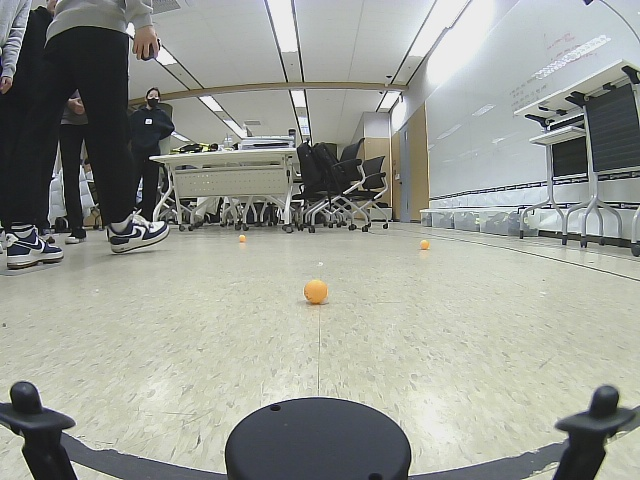
#> input picture ppb_estimation/images/frame0022.jpg, 640 x 480 px
$ python test.py
#> lines starting #> are read from the running program, lines starting #| are printed output that depends on the picture; after the words box and inside, x2 and y2 are one past the last pixel; in counts of white or black regions, pixels touching at a corner belong together; long printed decimals are rounded
#> further down, img is the input picture: shape (480, 640, 3); mean B, G, R 147.2, 154.5, 151.6
import os, json
import cv2
import math
import numpy as np
import matplotlib.pyplot as plt

visualize = True

def estimation_distance():
    ######## step 2. intrinsic, distort coefficients information
    calibration_jsonfile_path = os.path.join("./calibration.json")
    with open(calibration_jsonfile_path, 'r') as calibration_file:
#> (reads ppb_estimation/calibration.json from the repository)
        calibration_info = json.load(calibration_file)
        intrinsic = calibration_info['intrinsic']
        fx, fy, cx, cy = intrinsic['fx'], intrinsic['fy'], intrinsic['cx'], intrinsic['cy']
        camera_matrix = np.array([
                                [fx,      0.00000,      cx],
                                [0.00000,      fy,      cy],
                                [0.00000, 0.00000, 1.00000],
                                ], dtype=np.float64)
        dist_coeff = np.array([-0.274053, 0.049790, -0.001539, -0.003057, 0.00000], dtype=np.float64)
    print(f"camera_matrix = {camera_matrix}")
    print(f"dist_coeff = {dist_coeff}")

    img_file_path = "./images/frame0022.jpg"
    img = cv2.imread(img_file_path)

    ######## step 3. undistort
    mapx, mapy = cv2.initUndistortRectifyMap(camera_matrix, dist_coeff, None, None, (img.shape[1], img.shape[0]), 5)
    undistort_img = cv2.remap(img, mapx, mapy, cv2.INTER_LINEAR)
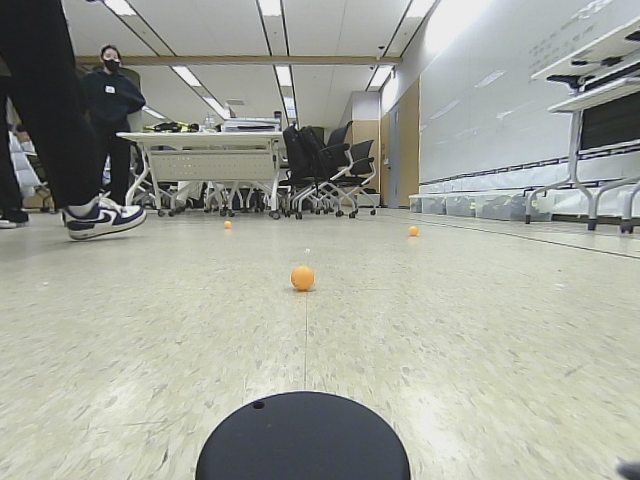
#> undistort_img: shape (480, 640, 3); mean B, G, R 154.2, 163.6, 160.8

    img_points = np.array([
                        [145.5, 475.0],
                        [476.905, 472.035],
                        [228.71, 350.49],
                        [400.662, 350.936],
                        [223.40, 359.43],
                        ], dtype=np.float32)


    obj_points = np.array([
                        [-3.0, -9.65, 2.75], # z, y, x
                        [-3.0, 9.65, 2.75],
                        [-3.0, -9.65, 22.0],
                        [-3.0, 9.65, 22.0],
                        [-3.0, -9.65, 19.25],
                        ], dtype=np.float32)

    data_size = len(img_points)

    homo_object_point = np.append(obj_points[:,2:3], obj_points[:,1:2],axis=1)
    homo_object_point = np.append(homo_object_point, np.ones([1,data_size]).T, axis=1)

    if visualize:
        ######## get rotation , translation vector using obj points and img points
        _, rvec, tvec = cv2.solvePnP(obj_points, img_points, camera_matrix, distCoeffs=None, useExtrinsicGuess=True, flags=cv2.SOLVEPNP_EPNP)
        undistort_img = cv2.drawFrameAxes(undistort_img, camera_matrix, distCoeffs=None, rvec=rvec, tvec=tvec, length=5, thickness=3)
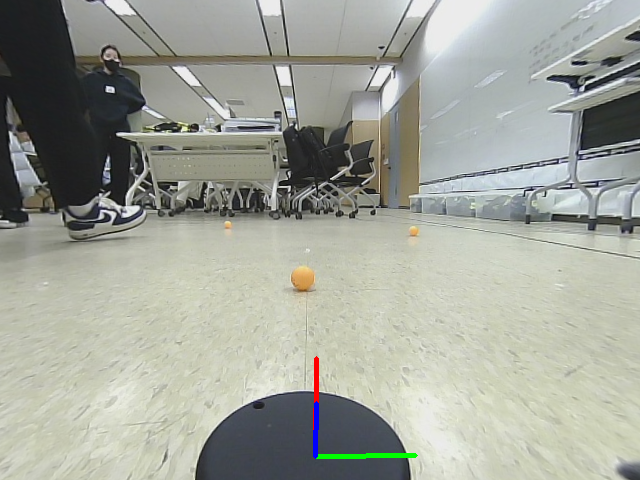
#> undistort_img: shape (480, 640, 3); 0.33% of pixels changed, all inside (x1, y1, x2, y2) = (313, 356, 418, 459)
        ######## image points, object points 의 pair 쌍이 맞는지 재투영을 통해 확인
        proj_image_points, _ = cv2.projectPoints(obj_points, rvec, tvec, camera_matrix, None)
        for proj_image_point, img_point in zip(proj_image_points, img_points):
            print(img_point, proj_image_point, "\n")

        ######## 카메라 축 확인
        img_un = cv2.cvtColor(undistort_img, cv2.COLOR_BGR2RGB)
        plt.imshow(img_un)
        plt.title("undistort_image")
        plt.show()

    homography, _ = cv2.findHomography(img_points, homo_object_point)

    print(f"data_size {data_size}")

    return undistort_img, homography

if __name__ =="__main__":
    img = cv2.imread("./images/frame0022.jpg", cv2.IMREAD_ANYCOLOR)

    center_point = (242,243)
    # white
    # 123 (100,292), (468,264), (322,251)
    # yellow
    # 134 (314,304), (425,248), (242,243)
    img_, homography = estimation_distance()
#> homography = [[0.00104, 0.0834, -43.09], [-0.0693, -0.000843, 22.17], [8.77e-05, -0.00468, 1]]
    img_point = np.array([center_point[0],center_point[1], 1], dtype=np.float32)

    ######## inference
    estimation = np.dot(homography, img_point)
#> estimation = [-22.57, 5.2, -0.117]
    x,y,z = estimation[0] ,estimation[1],estimation[2]
#> x = -22.57; y = 5.2; z = -0.117
    print(f"x/z = {x/z}, y/z = {y/z}, z = {z/z}")
#| x/z = 192.500, y/z = -44.344, z = 1.0
    distance = math.sqrt((x/z)**2 + (y/z)**2 + (z/z)**2)
#> distance = 197.5

    ######## visualize
    # cv2.rectangle(img, (top_left), (bottom_right), (255,255,0), 2)
    cv2.circle(img, center_point, 3, (0, 255, 0), 3)
    # cv2.putText(img, "distance : "+str(round(distance,2)) + "cm", top_left, 2, 0.5, (10,250,10),1)
    cv2.putText(img, "distance : "+str(round(distance,2)) + "cm", center_point, 2, 0.5, (10,250,10),1)
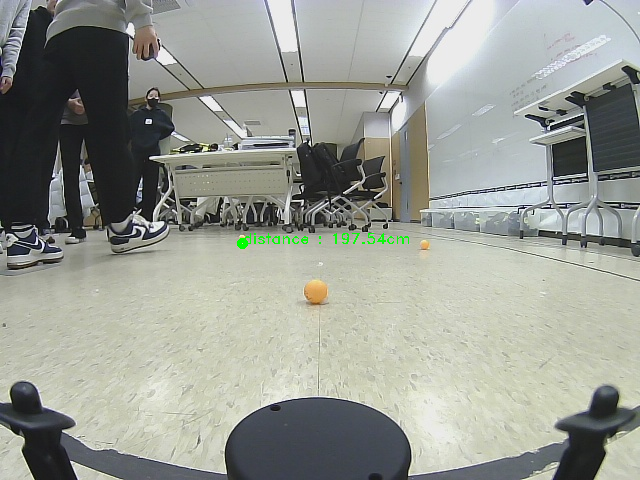
#> img: shape (480, 640, 3); mean B, G, R 146.9, 154.6, 151.3
    cv2.imshow("img", img)
    cv2.waitKey()

    print(f"homography matrix \n{homography}\n")
#| homography matrix
#| [[ 1.04202838e-03  8.34190840e-02 -4.30900558e+01]
#|  [-6.92863428e-02 -8.42899585e-04  2.21706401e+01]
#|  [ 8.76575430e-05 -4.68495674e-03  1.00000000e+00]]
    print(f"distance {round(distance,2)}cm")
#| distance 197.54cm
